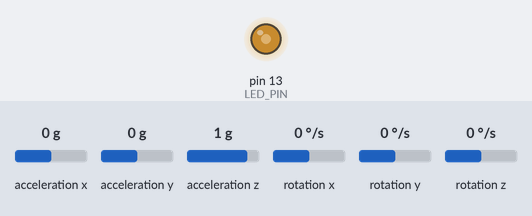
A sketch run on a simulated Arduino Uno, built with avr-gcc and run on an emulated ATmega328P. Shown: output pins drawn as LEDs (lit = HIGH). Wiring (inferred from the names in the program): MPU-6050 motion sensor at I2C address 0x68. Inputs (shaded band) come from the test bench; at power-on: acceleration z 1 g, acceleration x 0 g, acceleration y 0 g, rotation x 0 °/s, rotation y 0 °/s, rotation z 0 °/s. What the sketch prints to the serial monitor is not drawn.

Above: at 1.29 s.
1.3 s: acceleration z set to 0 g
4.3 s: acceleration x set to -1.4 g
7.3 s: acceleration x set to 1.4 g
Timing chart, 0 to 16.3 s (numbered marks = the images above; inputs shaded):
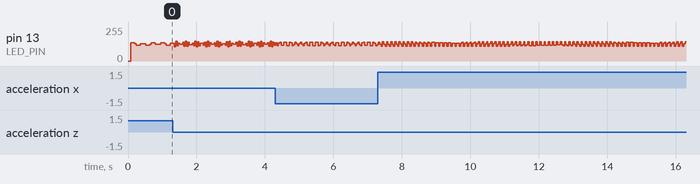

The sketch:

Imu_Arduino.ino
```cpp
/*
IMU Calculations Demo, by Starlino
IMU Guide: http://starlino.com/imu_guide.html
Acc_Gyro Board:  http://www.gadgetgangster.com/213

Hardware Setup:

Acc_Gyro <--->  Arduino
5V       <--->  5V
GND      <--->  GND
AX       <--->  AN0
AY       <--->  AN1
AZ       <--->  AN2
GX4      <--->  AN3
GY4      <--->  AN4

*/
#include "Wire.h"

#define LED_PIN 13
#define MPU6050_ADDRESS 0x68

#define MPU6050_RA_GYRO_CONFIG 0x1B
#define MPU6050_RA_ACCEL_CONFIG 0x1C

#define MPU6050_GYRO_FS_250 0x00
#define MPU6050_GYRO_FS_500 0x01
#define MPU6050_GYRO_FS_1000 0x02
#define MPU6050_GYRO_FS_2000 0x03

#define MPU6050_ACCEL_FS_2 0x00
#define MPU6050_ACCEL_FS_4 0x01
#define MPU6050_ACCEL_FS_8 0x02
#define MPU6050_ACCEL_FS_16 0x03
// #define INPUT_COUNT 5     //number of analog inputs
// #define VDD 5000.0f       //Analog reference voltage in milivolts
// #define PI 3.14159265358979f

// int an[INPUT_COUNT];      //analog inputs
char firstSample;	  //marks first sample
float wGyro;
// struct {
//   char inpInvert[INPUT_COUNT];    // bits 0..5 invert input
//   int zeroLevel[INPUT_COUNT];     // 0..2 accelerometer zero level (mV) @ 0 G
//                                   // 3..5 gyro zero level (mV) @ 0 deg/s
//   int inpSens[INPUT_COUNT];       // 0..2 acceleromter input sensitivity (mv/g)
//                                   // 3..5 gyro input sensitivity (mV/deg/ms)
//   float wGyro;		          // gyro weight/smooting factor
// } config;

//Notation "w" stands for one of the axes, so for example RwAcc[0],RwAcc[1],RwAcc[2] means RxAcc,RyAcc,RzAcc
//Variables below must be global (their previous value is used in getEstimatedInclination)

float RwEst[3];     //Rw estimated from combining RwAcc and RwGyro
unsigned long lastMicros;

//Variables below don't need to be global but we expose them for debug purposes

float accVector;
long ax, ay, az, maxax, maxay, maxaz;
float accX, accY, accZ;
long gx, gy, gz, maxgx, maxgy, maxgz;
float gyroX, gyroY, gyroZ;

long temperature;
long gyroOffsetX, gyroOffsetY, gyroOffsetZ;
long loopTimer;
float pitch, roll, yaw;

float angleXZgyro = 0;
float angleYZgyro = 0;
float angleXYgyro = 0;

long pitchBuffer, rollBuffer, yawBuffer;
float rollAcc, pitchAcc, yawAcc;
float pitchOutpu, rollOutput;

unsigned long interval; //interval since previous samples
float RwAcc[3];         //projection of normalized gravitation force vector on x/y/z axis, as measured by accelerometer
float rGyro[3];         //gyroReadings in deg/s.
float RwGyro[3];        //Rw obtained from last estimated value and gyro movement
float Awz[2];           //angles between projection of R on XZ/YZ plane and Z axis (deg)

int accRange = 0;
int gyroRange = 0;

void setup() {
  static int i;

  Wire.begin();

  Serial.begin(38400);

  pinMode(LED_PIN, OUTPUT); // LED пина конфигуриран, като изход.

  setup_mpu_6050_registers(); //Конфигуриране на mpu_6050.

  // //Setup parameters for Acc_Gyro board, see http://www.gadgetgangster.com/213
  // for(i=0;i<=2;i++){                  // X,Y,Z axis
  //   config.zeroLevel[i] = 1650;       // Accelerometer zero level (mV) @ 0 G
  //   config.inpSens[i] = 478;          // Accelerometer Sensisitivity mV/g
  // }

  // for(i=3;i<=4;i++){
  //   config.inpSens[i] = 2000;	    // Gyro Sensitivity mV/deg/ms
  //   config.zeroLevel[i] = 1230;     // Gyro Zero Level (mV) @ 0 deg/s
  // }

  // config.inpInvert[0] = 1;  //Acc X
  // config.inpInvert[1] = 1;  //Acc Y
  // config.inpInvert[2] = 1;  //Acc Z

  // //Gyro readings are inverted according to accelerometer coordonate system
  // //see http://starlino.com/imu_guide.html for discussion
  // //also see http://www.gadgetgangster.com/213 for graphical diagrams
  // config.inpInvert[3] = 1;  //Gyro X
  // config.inpInvert[4] = 1;  //Gyro Y

  // config.wGyro = 10;
    wGyro = 10;
   firstSample = 1;
}

void loop() {
  read_mpu_6050_data();
  getEstimatedInclination();
  //!!! Please note that printing more data will increase interval between samples. Try to keep it under 10ms (10,0000 us)
  Serial.print(interval);  //microseconds since last sample, monitor this value to be < 10000, increase bitrate to print faster
  Serial.print(F(","));
  Serial.print(RwAcc[0]);  //Inclination X axis (as measured by accelerometer)
  Serial.print(F(","));
  Serial.print(RwEst[0]);  //Inclination X axis (estimated / filtered)
  Serial.print(F(","));
  Serial.print(RwAcc[1]);  //Inclination Y axis (as measured by accelerometer)
  Serial.print(F(","));
  Serial.print(RwEst[1]);  //Inclination Y axis (estimated / filtered)
  Serial.print(F(","));
  Serial.print(RwAcc[2]);  //Inclination Z axis (as measured by accelerometer)
  Serial.print(F(","));
  Serial.print(RwEst[2]);  //Inclination Z axis (estimated / filtered)
  Serial.println(F(""));

  digitalWrite(LED_PIN, !digitalRead(LED_PIN));
}

void getEstimatedInclination(){
  static int i,w;
  static float tmpf,tmpf2;
  static unsigned long newMicros; //new timestamp
  static char signRzGyro;

  //Serial.println("Calculate inclination");

  //get raw adc readings
  newMicros = micros();       //save the time when sample is taken

  //for(i=0;i<INPUT_COUNT;i++) an[i]= analogRead(i);

  //compute interval since last sampling time
  interval = newMicros - lastMicros;    //please note that overflows are ok, since for example 0x0001 - 0x00FE will be equal to 2
  lastMicros = newMicros;               //save for next loop, please note interval will be invalid in first sample but we don't use it

  //get accelerometer readings in g, gives us RwAcc vector
  // for(w=0;w<=2;w++) RwAcc[w] = getInput(w);

  RwAcc[0] = rawToRealAcc(ax);
  RwAcc[1] = rawToRealAcc(ay);
  RwAcc[2] = rawToRealAcc(az);

  rGyro[0] = rawToRealGyro(gx);
  rGyro[1] = rawToRealGyro(gy);
  rGyro[2] = rawToRealGyro(gz);

  //normalize vector (convert to a vector with same direction and with length 1)
  normalize3DVector(RwAcc);

  if (firstSample){
    for(w=0;w<=2;w++) RwEst[w] = RwAcc[w];    //initialize with accelerometer readings
  }else{
    //evaluate RwGyro vector
    if(abs(RwEst[2]) < 0.1){
      //Rz is too small and because it is used as reference for computing Axz, Ayz it's error fluctuations will amplify leading to bad results
      //in this case skip the gyro data and just use previous estimate
      for(w=0;w<=2;w++) RwGyro[w] = RwEst[w];
    }else{
      //get angles between projection of R on ZX/ZY plane and Z axis, based on last RwEst
      for(w=0;w<=1;w++){
        tmpf = rGyro[w] / 1000.0;                         //get current gyro rate in deg/ms
        tmpf *= interval / 1000.0f;                     //get angle change in deg
        Awz[w] = atan2(RwEst[w],RwEst[2]) * 180 / PI;   //get angle and convert to degrees
        Awz[w] += tmpf;                                 //get updated angle according to gyro movement
      }

      //estimate sign of RzGyro by looking in what qudrant the angle Axz is,
      //RzGyro is pozitive if  Axz in range -90 ..90 => cos(Awz) >= 0
      signRzGyro = ( cos(Awz[0] * PI / 180) >=0 ) ? 1 : -1;

      //reverse calculation of RwGyro from Awz angles, for formula deductions see  http://starlino.com/imu_guide.html
      for(w=0;w<=1;w++){
        RwGyro[w] = sin(Awz[w] * PI / 180);
        RwGyro[w] /= sqrt( 1 + squared(cos(Awz[w] * PI / 180)) * squared(tan(Awz[1-w] * PI / 180)) );
      }
      RwGyro[2] = signRzGyro * sqrt(1 - squared(RwGyro[0]) - squared(RwGyro[1]));
    }

    //combine Accelerometer and gyro readings
    for(w=0;w<=2;w++) RwEst[w] = (RwAcc[w] + wGyro* RwGyro[w]) / (1 + wGyro);

    normalize3DVector(RwEst);

  }

  firstSample = 0;
}

void normalize3DVector(float* vector){
  static float R;
  R = sqrt(vector[0]*vector[0] + vector[1]*vector[1] + vector[2]*vector[2]);
  vector[0] /= R;
  vector[1] /= R;
  vector[2] /= R;
}

float squared(float x){
  return x*x;
}

//Convert ADC value for to physical units see http://starlino.com/imu_guide.html for explanation.
//For accelerometer it will return  g  (acceleration) , applies when  i = 0..2
//For gyro it will return  deg/ms (rate of rotation)  , applies when i = 3..5
// float getInput(char i){
//   static float tmpf;	        //temporary variable
//   tmpf = an[i] * VDD / 1023.0f;  //voltage (mV)
//   tmpf -= config.zeroLevel[i];  //voltage relative to zero level (mV)
//   tmpf /= config.inpSens[i];    //input sensitivity in mV/G(acc) or mV/deg/ms(gyro)
//   tmpf *= config.inpInvert[i];  //invert axis value according to configuration
//   return tmpf;
// }


void read_mpu_6050_data()
{
  //Serial.println("Reading data from 6050.");
                                            //Subroutine for reading the raw gyro and accelerometer data
  Wire.beginTransmission(MPU6050_ADDRESS); //Start communicating with the MPU-6050
  Wire.write(0x3B);                        //Send the requested starting register
  Wire.endTransmission();                  //End the transmission
  Wire.requestFrom(MPU6050_ADDRESS, 14);   //Request 14 bytes from the MPU-6050
  while (Wire.available() < 14)
  {
  };                                            //Wait until all the bytes are received
  ax = Wire.read() << 8 | Wire.read();          //Add the low and high byte to the acc_x variable
  ay = Wire.read() << 8 | Wire.read();          //Add the low and high byte to the acc_y variable
  az = Wire.read() << 8 | Wire.read();          //Add the low and high byte to the acc_z variable
  temperature = Wire.read() << 8 | Wire.read(); //Add the low and high byte to the temperature variable
  gx = Wire.read() << 8 | Wire.read();          //Add the low and high byte to the gyro_x variable
  gy = Wire.read() << 8 | Wire.read();          //Add the low and high byte to the gyro_y variable
  gz = Wire.read() << 8 | Wire.read();          //Add the low and high byte to the gyro_z variable
}

void setFullScaleAccRange(uint8_t range)
{
  Wire.beginTransmission(MPU6050_ADDRESS); //Start communicating with the MPU-6050
  Wire.write(0x1C);                        //Send the requested starting register
  Wire.write(range << 3);                  //Set the requested starting register
  Wire.endTransmission();                  //End the transmission
}

void setFullScaleGyroRange(uint8_t range)
{
  Wire.beginTransmission(MPU6050_ADDRESS); //Start communicating with the MPU-6050
  Wire.write(0x1B);                        //Send the requested starting register
  Wire.write(range << 3);                  //Set the requested starting register
  Wire.endTransmission();                  //End the transmission
}

void setup_mpu_6050_registers()
{
  //Activate the MPU-6050
  Wire.beginTransmission(MPU6050_ADDRESS); //Start communicating with the MPU-6050
  Wire.write(0x6B);                        //Send the requested starting register
  Wire.write(0x01);                        //Set the requested starting register
  Wire.endTransmission();                  //End the transmission
  setFullScaleAccRange(0);
  setFullScaleGyroRange(0);
}

double rawToRealAcc(int16_t value)
{
  return (double)value / (16384 / pow(2, accRange));
}

double rawToRealGyro(int16_t value)
{
  return (double)value / (32768 / (250 * pow(2, gyroRange)));
}
```
